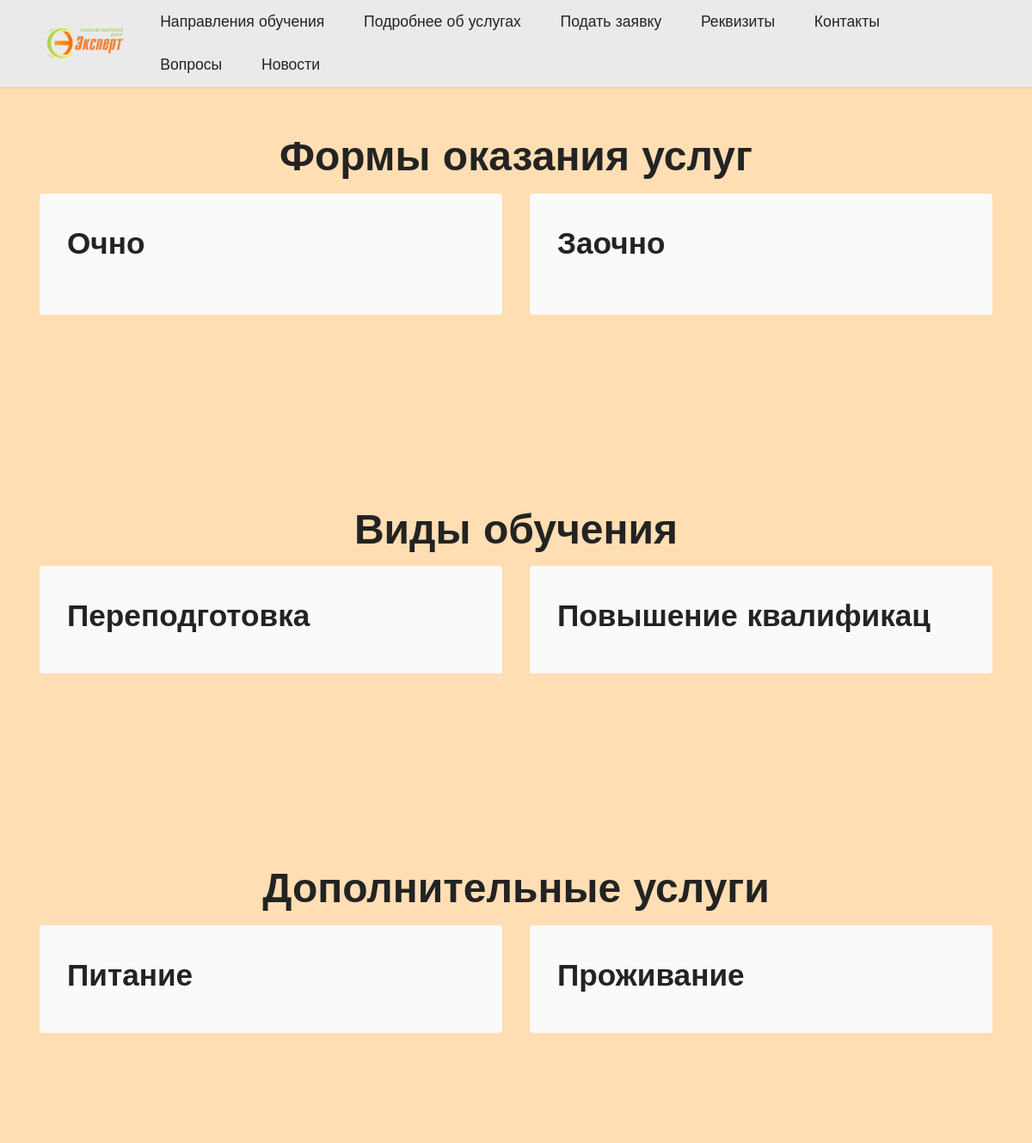
Page /dop/ on the earlier database version.
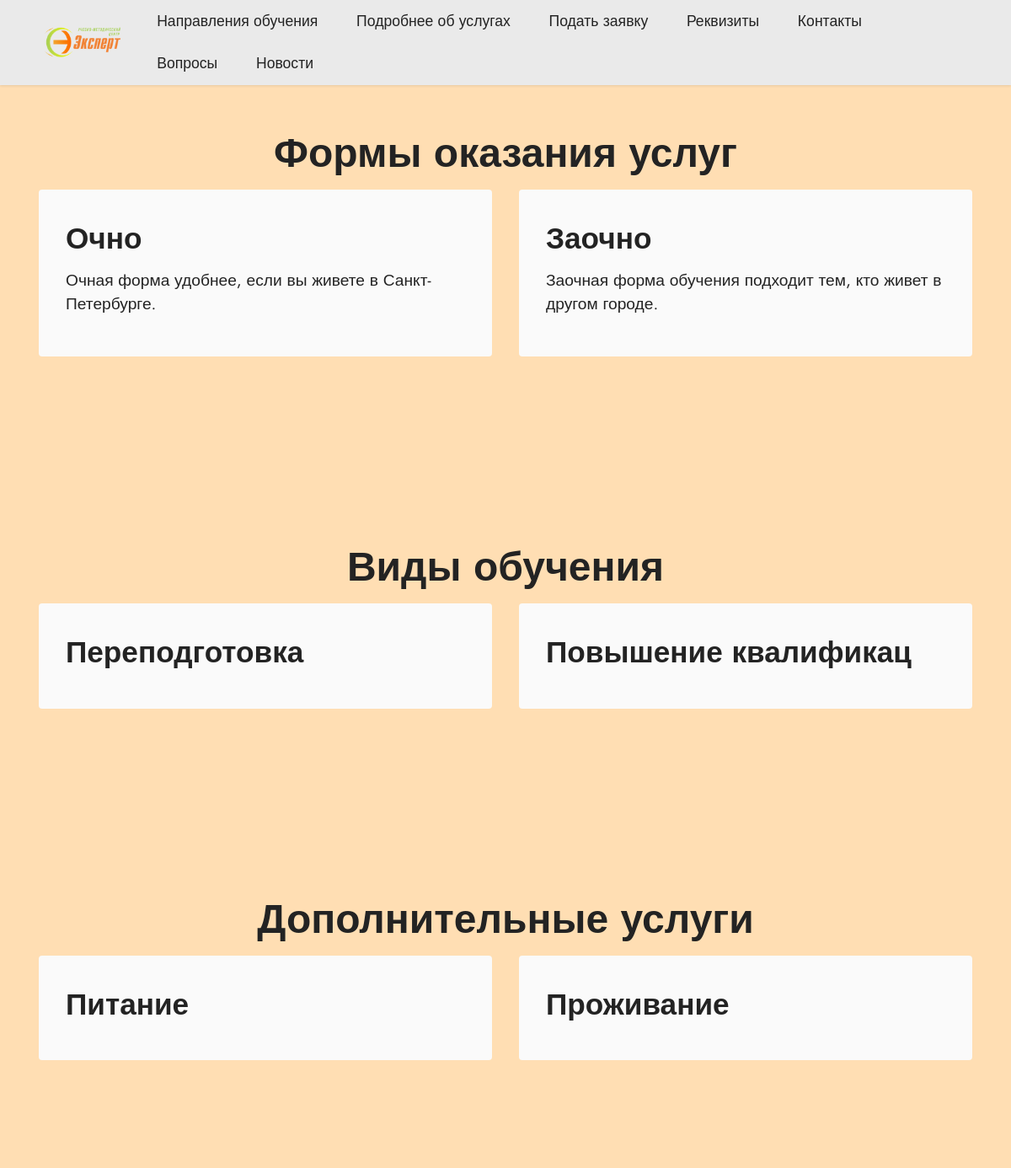
Same page on the later database version.
### main/models.py (models this page shows, shortened)
class Service(models.Model):
	s_name = models.CharField(max_length=20, verbose_name='Наименование')
	s_description = models.TextField(verbose_name='Описание', null=True, blank=True)

class Education(models.Model):
	e_name = models.CharField(max_length=20, verbose_name='Наименование')

class Addition(models.Model):
	a_name = models.CharField(max_length=20, verbose_name='Наименование')

### main/views.py (the view)
# urls.py: path('dop/', index2, name="dop")
def index2(request):
	data = {'services': Service.objects.all(),
			'educations': Education.objects.all(),
			'additions': Addition.objects.all()}
	return render(request, 'index1.2.html', data)

### templates/index1.2.html
{% extends 'wrapper.html' %}
{% load static %}
{% block content %}
<section data-bs-version="5.1" class="features7 cid-tjcVyJZXRF" id="features8-r">
    <div class="container">
        <div class="row">
            <div class="title col-12">
                <h5 class="mbr-section-title mbr-fonts-style mb-3 display-2">
                    <strong>Формы оказания услуг</strong>
                </h5>
            </div>
            {% for service in services %}
            <div class="card col-12 col-md-6">
                <div class="card-wrapper">
                    <div class="top-line">
                        <h6 class="card-title mbr-fonts-style display-5">
                            <strong>{{service.s_name}}</strong>
                        </h6>
                    </div>
                    <div class="bottom-line">
                        <p class="mbr-text mbr-fonts-style display-7">
                            {{service.s_description}}
                        </p>
                    </div>
                </div>
            </div>
            {% endfor %}
        </div>
    </div>
</section>
<section data-bs-version="5.1" class="features7 cid-tjcVyJZXRF" id="features8-r">
    <div class="container">
        <div class="row">
            <div class="title col-12">
                <h5 class="mbr-section-title mbr-fonts-style mb-3 display-2">
                    <strong>Виды обучения</strong>
                </h5>
            </div>
            {% for education in educations %}
            <div class="card col-12 col-md-6">
                <div class="card-wrapper">
                    <div class="top-line">
                        <h6 class="card-title mbr-fonts-style display-5">
                            <strong>{{education.e_name}}</strong>
                        </h6>
                    </div>
                </div>
            </div>
            {% endfor %}
        </div>
    </div>
</section>
<section data-bs-version="5.1" class="features7 cid-tjcVyJZXRF" id="features8-r">
    <div class="container">
        <div class="row">
            <div class="title col-12">
                <h5 class="mbr-section-title mbr-fonts-style mb-3 display-2">
                    <strong>Дополнительные услуги</strong>
                </h5>
            </div>
            {% for addition in additions %}
            <div class="card col-12 col-md-6">
                <div class="card-wrapper">
                    <div class="top-line">
                        <h6 class="card-title mbr-fonts-style display-5">
                            <strong>{{addition.a_name}}</strong>
                        </h6>
                    </div>
                </div>
            </div>
            {% endfor %}
        </div>
    </div>
</section>
{% endblock %}

### templates/wrapper.html (shortened to what this page needs)
{% load static %}
<!DOCTYPE html>
<html>
<head>
  <link rel="stylesheet" href="{% static 'assets/web/assets/mobirise-icons2/mobirise2.css' %}">
  <link rel="stylesheet" href="{% static 'assets/web/assets/mobirise-icons/mobirise-icons.css' %}">
  <link rel="stylesheet" href="{% static 'assets/bootstrap/css/bootstrap.min.css' %}">
  <link rel="stylesheet" href="{% static 'assets/bootstrap/css/bootstrap-grid.min.css' %}">
  <link rel="stylesheet" href="{% static 'assets/bootstrap/css/bootstrap-reboot.min.css' %}">
  <link rel="stylesheet" href="{% static 'assets/dropdown/css/style.css' %}">
  <link rel="stylesheet" href="{% static 'assets/socicon/css/styles.css' %}">
  <link rel="stylesheet" href="{% static 'assets/theme/css/style.css' %}">
  <link rel="preload" as="style" href="{% static 'assets/mobirise/css/mbr-additional.css' %}"><link rel="stylesheet" href="{% static 'assets/mobirise/css/mbr-additional.css' %}" type="text/css">
</head>
<body>
  <section data-bs-version="5.1" class="menu menu1 cid-tjcUPIZRyi" once="menu" id="menu1-k">
    <nav class="navbar navbar-dropdown navbar-fixed-top navbar-expand-lg">
        <div class="container">
            <div class="navbar-brand">
                <span class="navbar-logo">
                    <a href="/">
                        <img src="{% static 'assets/images/logo.png' %}" alt="" style="height: 3rem;">
                    </a>
                </span>
            </div>
            <div class="collapse navbar-collapse" id="navbarSupportedContent">
                <ul class="navbar-nav nav-dropdown nav-right" data-app-modern-menu="true">
                            <li class="nav-item"><a class="nav-link link text-black display-4" href="/#features8-r">
                            Направления обучения</a></li>
                            <li class="nav-item"><a class="nav-link link text-black display-4" href="/#slider4-v">
                            Подробнее об услугах</a></li>
                            <li class="nav-item"><a class="nav-link link text-black display-4" href="/#form4-q">
                            Подать заявку</a></li>
                            <li class="nav-item"><a class="nav-link link text-black display-4" href="/#features17-s">
                            Реквизиты</a></li>
                            <li class="nav-item"><a class="nav-link link text-black display-4" href="/#contacts2-n">
                            Контакты</a></li>
                            <li class="nav-item"><a class="nav-link link text-black display-4" href="/#content17-o">
                            Вопросы</a></li>
                            <li class="nav-item"><a class="nav-link link text-black display-4" href="#">
                            Новости</a></li>
                </ul>
            </div>
        </div>
    </nav>
</section>
{% block content %}
{% endblock %}
</body>
</html>

### main/static/assets/dropdown/css/style.css (style rules this page uses)
.navbar-dropdown { left: 0; padding: 0; position: absolute; right: 0; top: 0; transition: all 0.45s ease; z-index: 1030; background: #282828; }
.navbar-dropdown .navbar-logo { margin-right: 0.8rem; transition: margin 0.3s ease-in-out; vertical-align: middle; }
.navbar-dropdown .navbar-logo img { height: 3.125rem; transition: all 0.3s ease-in-out; }
.navbar-dropdown.navbar-fixed-top { position: fixed; }
.navbar-dropdown .navbar-brand span { vertical-align: -4px; }
.nav-dropdown { font-size: 0.75rem; font-weight: 500; height: auto !important; }
.nav-dropdown .link { margin: .667em 1.667em; font-weight: 500; padding: 0; transition: color .2s ease-in-out; }
.nav-dropdown .link::after, .nav-dropdown .dropdown-item::after { color: inherit; }

### main/static/assets/theme/css/style.css (style rules this page uses)
section { background-color: #ffffff; }
body { font-style: normal; line-height: 1.5; font-weight: 400; color: #232323; position: relative; }
section, .container, .container-fluid { position: relative; word-wrap: break-word; }
a { font-style: normal; font-weight: 400; cursor: pointer; }
a, a:hover { text-decoration: none; }
.mbr-section-title { font-style: normal; line-height: 1.3; }
.mbr-text { font-style: normal; line-height: 1.7; }
h1, h2, h3, h4, h5, h6, .display-1, .display-2, .display-4, .display-5, .display-7, span, p, a { line-height: 1; word-break: break-word; word-wrap: break-word; font-weight: 400; }
b, strong { font-weight: bold; }
section { background-position: 50% 50%; background-repeat: no-repeat; background-size: cover; }
img, iframe { display: block; width: 100%; }
.card { background-color: transparent; border: none; }
.menu .navbar-brand { display: -webkit-flex; }
.menu .navbar-brand span { display: flex; display: -webkit-flex; }
.menu .navbar-brand .navbar-logo img { display: -webkit-flex; width: auto; }
@media (min-width: 992px) { .menu .navbar-nav.nav-dropdown { display: -webkit-flex; } }
.navbar { display: -webkit-flex; -webkit-flex-wrap: wrap; -webkit-align-items: center; -webkit-justify-content: space-between; }
.navbar-collapse { -webkit-flex-basis: 100%; -webkit-flex-grow: 1; -webkit-align-items: center; }
.nav-dropdown .link { padding: 0.667em 1.667em !important; margin: 0 !important; }
.row { display: -webkit-flex; -webkit-flex-wrap: wrap; }
.card-wrapper { -webkit-flex: 1; }
html, body { height: auto; min-height: 100vh; }
ul, ol, pre, blockquote { margin-bottom: 2.3125rem; }
@media (min-width: 992px) { .container { padding-left: 16px; padding-right: 16px; } }
@media (min-width: 992px) { .row { margin-left: -16px; margin-right: -16px; } }
@media (min-width: 992px) { .row > [class*=col] { padding-left: 16px; padding-right: 16px; } }
.card-wrapper, .item-wrapper { overflow: hidden; }

Differences in the rows shown:
changed Service "Очно": s_description (not shown) → "Очная форма удобнее, если вы живете в Санкт-Петербурге."
changed Service "Заочно": s_description (not shown) → "Заочная форма обучения подходит тем, кто живет в другом городе."
